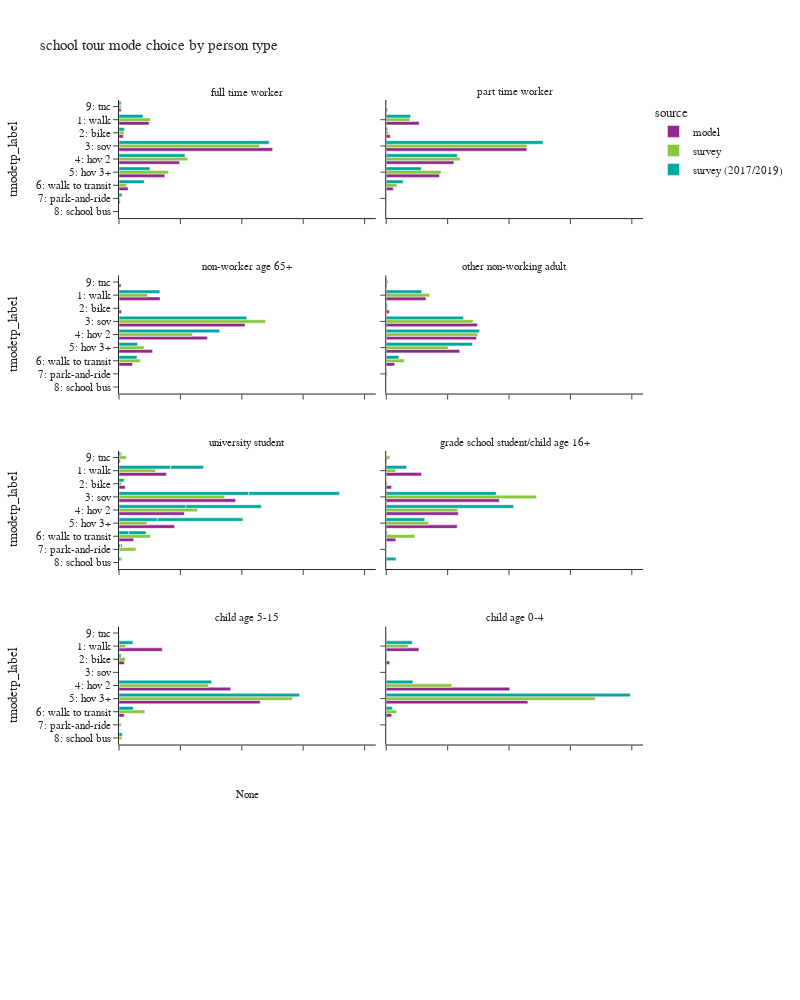

The cell this chart's notebook holds for it:
### Code cell
plot_mode_choice(sc_tour,"pptyp_label",
                 {"pptyp_label":["full time worker","part time worker","non-worker age 65+","other non-working adult",
                                 "university student","grade school student/child age 16+","child age 5-15","child age 0-4"],
                  "tmodetp_label":["1: walk","2: bike","3: sov","4: hov 2","5: hov 3+","6: walk to transit",
                                   "7: park-and-ride","8: school bus","9: other–survey only"]},
                 "person type",2,1000)

### Figure 1 — Plotly figure (JSON) as saved in the notebook; plotly's stock layout.template omitted (floating-point values rounded to 4 significant figures)
{"data": [{"alignmentgroup": "True", "customdata": [[53], [223369], [31866], [1137450], [448838], [339516], [67506], [8449], [16115]], "hovertemplate": "source=model<br>pptyp_label=full time worker<br>percentage=%{x}<br>tmodetp_label=%{y}<br>sample_count=%{customdata[0]}<extra></extra>", "legendgroup": "model", "marker": {"color": "#91268F", "pattern": {"shape": ""}}, "name": "model", "offsetgroup": "model", "orientation": "h", "showlegend": true, "textposition": "auto", "type": "bar", "x": [2.332e-05, 0.09826, 0.01402, 0.5004, 0.1975, 0.1494, 0.0297, 0.003717, 0.007089], "xaxis": "x9", "y": [null, "1: walk", "2: bike", "3: sov", "4: hov 2", "5: hov 3+", "6: walk to transit", "7: park-and-ride", "9: tnc"], "yaxis": "y9"}, {"alignmentgroup": "True", "customdata": [[20], [59099], [6983], [252300], [121331], [95538], [12665], [656], [2348]], "hovertemplate": "source=model<br>pptyp_label=part time worker<br>percentage=%{x}<br>tmodetp_label=%{y}<br>sample_count=%{customdata[0]}<extra></extra>", "legendgroup": "model", "marker": {"color": "#91268F", "pattern": {"shape": ""}}, "name": "model", "offsetgroup": "model", "orientation": "h", "showlegend": false, "textposition": "auto", "type": "bar", "x": [3.63e-05, 0.1073, 0.01267, 0.4579, 0.2202, 0.1734, 0.02299, 0.001191, 0.004262], "xaxis": "x10", "y": [null, "1: walk", "2: bike", "3: sov", "4: hov 2", "5: hov 3+", "6: walk to transit", "7: park-and-ride", "9: tnc"], "yaxis": "y10"}, {"alignmentgroup": "True", "customdata": [[90429], [5570], [277378], [194488], [74013], [29720], [4364]], "hovertemplate": "source=model<br>pptyp_label=non-worker age 65+<br>percentage=%{x}<br>tmodetp_label=%{y}<br>sample_count=%{customdata[0]}<extra></extra>", "legendgroup": "model", "marker": {"color": "#91268F", "pattern": {"shape": ""}}, "name": "model", "offsetgroup": "model", "orientation": "h", "showlegend": false, "textposition": "auto", "type": "bar", "x": [0.1338, 0.00824, 0.4103, 0.2877, 0.1095, 0.04397, 0.006456], "xaxis": "x7", "y": ["1: walk", "2: bike", "3: sov", "4: hov 2", "5: hov 3+", "6: walk to transit", "9: tnc"], "yaxis": "y7"}, {"alignmentgroup": "True", "customdata": [[115604], [8902], [265183], [262404], [213595], [24563], [2194]], "hovertemplate": "source=model<br>pptyp_label=other non-working adult<br>percentage=%{x}<br>tmodetp_label=%{y}<br>sample_count=%{customdata[0]}<extra></extra>", "legendgroup": "model", "marker": {"color": "#91268F", "pattern": {"shape": ""}}, "name": "model", "offsetgroup": "model", "orientation": "h", "showlegend": false, "textposition": "auto", "type": "bar", "x": [0.1295, 0.009975, 0.2971, 0.294, 0.2393, 0.02752, 0.002458], "xaxis": "x8", "y": ["1: walk", "2: bike", "3: sov", "4: hov 2", "5: hov 3+", "6: walk to transit", "9: tnc"], "yaxis": "y8"}, {"alignmentgroup": "True", "customdata": [[14458], [1864], [35579], [19949], [16945], [4484], [50], [385]], "hovertemplate": "source=model<br>pptyp_label=university student<br>percentage=%{x}<br>tmodetp_label=%{y}<br>sample_count=%{customdata[0]}<extra></extra>", "legendgroup": "model", "marker": {"color": "#91268F", "pattern": {"shape": ""}}, "name": "model", "offsetgroup": "model", "orientation": "h", "showlegend": false, "textposition": "auto", "type": "bar", "x": [0.1543, 0.01989, 0.3797, 0.2129, 0.1808, 0.04785, 0.0005335, 0.004108], "xaxis": "x5", "y": ["1: walk", "2: bike", "3: sov", "4: hov 2", "5: hov 3+", "6: walk to transit", "7: park-and-ride", "9: tnc"], "yaxis": "y5"}, {"alignmentgroup": "True", "customdata": [[11136], [1680], [35710], [22747], [22425], [3036], [24], [205]], "hovertemplate": "source=model<br>pptyp_label=grade school student/child age 16+<br>percentage=%{x}<br>tmodetp_label=%{y}<br>sample_count=%{customdata[0]}<extra></extra>", "legendgroup": "model", "marker": {"color": "#91268F", "pattern": {"shape": ""}}, "name": "model", "offsetgroup": "model", "orientation": "h", "showlegend": false, "textposition": "auto", "type": "bar", "x": [0.1148, 0.01733, 0.3683, 0.2346, 0.2313, 0.03131, 0.0002475, 0.002114], "xaxis": "x6", "y": ["1: walk", "2: bike", "3: sov", "4: hov 2", "5: hov 3+", "6: walk to transit", "7: park-and-ride", "9: tnc"], "yaxis": "y6"}, {"alignmentgroup": "True", "customdata": [[25], [28332], [3511], [73230], [92534], [3413], [207]], "hovertemplate": "source=model<br>pptyp_label=child age 5-15<br>percentage=%{x}<br>tmodetp_label=%{y}<br>sample_count=%{customdata[0]}<extra></extra>", "legendgroup": "model", "marker": {"color": "#91268F", "pattern": {"shape": ""}}, "name": "model", "offsetgroup": "model", "orientation": "h", "showlegend": false, "textposition": "auto", "type": "bar", "x": [0.0001242, 0.1408, 0.01745, 0.3639, 0.4598, 0.01696, 0.001029], "xaxis": "x3", "y": [null, "1: walk", "2: bike", "4: hov 2", "5: hov 3+", "6: walk to transit", "9: tnc"], "yaxis": "y3"}, {"alignmentgroup": "True", "customdata": [[6], [19486], [2025], [73538], [84374], [3291], [153]], "hovertemplate": "source=model<br>pptyp_label=child age 0-4<br>percentage=%{x}<br>tmodetp_label=%{y}<br>sample_count=%{customdata[0]}<extra></extra>", "legendgroup": "model", "marker": {"color": "#91268F", "pattern": {"shape": ""}}, "name": "model", "offsetgroup": "model", "orientation": "h", "showlegend": false, "textposition": "auto", "type": "bar", "x": [3.281e-05, 0.1066, 0.01107, 0.4021, 0.4614, 0.018, 0.0008366], "xaxis": "x4", "y": [null, "1: walk", "2: bike", "4: hov 2", "5: hov 3+", "6: walk to transit", "9: tnc"], "yaxis": "y4"}, {"alignmentgroup": "True", "customdata": [[15], [620], [153], [1294], [524], [285], [260], [18], [26]], "hovertemplate": "source=survey<br>pptyp_label=full time worker<br>percentage=%{x}<br>tmodetp_label=%{y}<br>sample_count=%{customdata[0]}<extra></extra>", "legendgroup": "survey", "marker": {"color": "#8CC63E", "pattern": {"shape": ""}}, "name": "survey", "offsetgroup": "survey", "orientation": "h", "showlegend": true, "textposition": "auto", "type": "bar", "x": [0.005272, 0.1018, 0.01666, 0.4576, 0.2236, 0.1612, 0.02403, 0.003065, 0.006888], "xaxis": "x9", "y": [null, "1: walk", "2: bike", "3: sov", "4: hov 2", "5: hov 3+", "6: walk to transit", "7: park-and-ride", "9: tnc"], "yaxis": "y9"}, {"alignmentgroup": "True", "customdata": [[106], [20], [305], [132], [85], [54], [2], [3]], "hovertemplate": "source=survey<br>pptyp_label=part time worker<br>percentage=%{x}<br>tmodetp_label=%{y}<br>sample_count=%{customdata[0]}<extra></extra>", "legendgroup": "survey", "marker": {"color": "#8CC63E", "pattern": {"shape": ""}}, "name": "survey", "offsetgroup": "survey", "orientation": "h", "showlegend": false, "textposition": "auto", "type": "bar", "x": [0.07689, 0.007464, 0.4581, 0.2408, 0.1786, 0.03536, 0.002513, 0.0003383], "xaxis": "x10", "y": ["1: walk", "2: bike", "3: sov", "4: hov 2", "5: hov 3+", "6: walk to transit", "7: park-and-ride", "9: tnc"], "yaxis": "y10"}, {"alignmentgroup": "True", "customdata": [[13], [164], [11], [442], [294], [81], [58], [4], [1]], "hovertemplate": "source=survey<br>pptyp_label=non-worker age 65+<br>percentage=%{x}<br>tmodetp_label=%{y}<br>sample_count=%{customdata[0]}<extra></extra>", "legendgroup": "survey", "marker": {"color": "#8CC63E", "pattern": {"shape": ""}}, "name": "survey", "offsetgroup": "survey", "orientation": "h", "showlegend": false, "textposition": "auto", "type": "bar", "x": [0.03613, 0.0926, 0.002987, 0.4774, 0.2392, 0.08178, 0.06916, 0.0005537, 0.0001239], "xaxis": "x7", "y": [null, "1: walk", "2: bike", "3: sov", "4: hov 2", "5: hov 3+", "6: walk to transit", "7: park-and-ride", "9: tnc"], "yaxis": "y7"}, {"alignmentgroup": "True", "customdata": [[6], [210], [24], [330], [268], [150], [68], [6], [1], [7]], "hovertemplate": "source=survey<br>pptyp_label=other non-working adult<br>percentage=%{x}<br>tmodetp_label=%{y}<br>sample_count=%{customdata[0]}<extra></extra>", "legendgroup": "survey", "marker": {"color": "#8CC63E", "pattern": {"shape": ""}}, "name": "survey", "offsetgroup": "survey", "orientation": "h", "showlegend": false, "textposition": "auto", "type": "bar", "x": [0.001285, 0.1417, 0.004591, 0.2831, 0.2983, 0.2018, 0.05865, 0.00457, 0.0002532, 0.005795], "xaxis": "x8", "y": [null, "1: walk", "2: bike", "3: sov", "4: hov 2", "5: hov 3+", "6: walk to transit", "7: park-and-ride", "8: school bus", "9: tnc"], "yaxis": "y8"}, {"alignmentgroup": "True", "customdata": [[46], [7], [43], [22], [6], [22], [4], [2]], "hovertemplate": "source=survey<br>pptyp_label=university student<br>percentage=%{x}<br>tmodetp_label=%{y}<br>sample_count=%{customdata[0]}<extra></extra>", "legendgroup": "survey", "marker": {"color": "#8CC63E", "pattern": {"shape": ""}}, "name": "survey", "offsetgroup": "survey", "orientation": "h", "showlegend": false, "textposition": "auto", "type": "bar", "x": [0.1195, 0.008383, 0.3441, 0.2558, 0.09128, 0.102, 0.05507, 0.02398], "xaxis": "x5", "y": ["1: walk", "2: bike", "3: sov", "4: hov 2", "5: hov 3+", "6: walk to transit", "7: park-and-ride", "9: tnc"], "yaxis": "y5"}, {"alignmentgroup": "True", "customdata": [[6], [3], [22], [14], [17], [3], [1], [1]], "hovertemplate": "source=survey<br>pptyp_label=grade school student/child age 16+<br>percentage=%{x}<br>tmodetp_label=%{y}<br>sample_count=%{customdata[0]}<extra></extra>", "legendgroup": "survey", "marker": {"color": "#8CC63E", "pattern": {"shape": ""}}, "name": "survey", "offsetgroup": "survey", "orientation": "h", "showlegend": false, "textposition": "auto", "type": "bar", "x": [0.03027, 0.003838, 0.4898, 0.2329, 0.1376, 0.09343, 0.0002864, 0.01195], "xaxis": "x6", "y": ["1: walk", "2: bike", "3: sov", "4: hov 2", "5: hov 3+", "6: walk to transit", "8: school bus", "9: tnc"], "yaxis": "y6"}, {"alignmentgroup": "True", "customdata": [[14], [4], [1], [55], [138], [7], [1], [6]], "hovertemplate": "source=survey<br>pptyp_label=child age 5-15<br>percentage=%{x}<br>tmodetp_label=%{y}<br>sample_count=%{customdata[0]}<extra></extra>", "legendgroup": "survey", "marker": {"color": "#8CC63E", "pattern": {"shape": ""}}, "name": "survey", "offsetgroup": "survey", "orientation": "h", "showlegend": false, "textposition": "auto", "type": "bar", "x": [0.02078, 0.02098, 0.000508, 0.2914, 0.5655, 0.08434, 0.007397, 0.009027], "xaxis": "x3", "y": ["1: walk", "2: bike", "3: sov", "4: hov 2", "5: hov 3+", "6: walk to transit", "7: park-and-ride", "8: school bus"], "yaxis": "y3"}, {"alignmentgroup": "True", "customdata": [[33], [1], [28], [107], [1], [1]], "hovertemplate": "source=survey<br>pptyp_label=child age 0-4<br>percentage=%{x}<br>tmodetp_label=%{y}<br>sample_count=%{customdata[0]}<extra></extra>", "legendgroup": "survey", "marker": {"color": "#8CC63E", "pattern": {"shape": ""}}, "name": "survey", "offsetgroup": "survey", "orientation": "h", "showlegend": false, "textposition": "auto", "type": "bar", "x": [0.07127, 0.0003056, 0.2136, 0.681, 0.03364, 0.0002104], "xaxis": "x4", "y": ["1: walk", "2: bike", "4: hov 2", "5: hov 3+", "6: walk to transit", "7: park-and-ride"], "yaxis": "y4"}, {"alignmentgroup": "True", "customdata": [[34], [1219], [204], [2450], [1059], [434], [1495], [83], [2], [92]], "hovertemplate": "source=survey (2017/2019)<br>pptyp_label=full time worker<br>percentage=%{x}<br>tmodetp_label=%{y}<br>sample_count=%{customdata[0]}<extra></extra>", "legendgroup": "survey (2017/2019)", "marker": {"color": "#00A7A0", "pattern": {"shape": ""}}, "name": "survey (2017/2019)", "offsetgroup": "survey (2017/2019)", "orientation": "h", "showlegend": true, "textposition": "auto", "type": "bar", "x": [0.0005419, 0.07831, 0.01724, 0.4892, 0.2151, 0.1007, 0.08208, 0.0097, 0.0001775, 0.006894], "xaxis": "x9", "y": [null, "1: walk", "2: bike", "3: sov", "4: hov 2", "5: hov 3+", "6: walk to transit", "7: park-and-ride", "8: school bus", "9: tnc"], "yaxis": "y9"}, {"alignmentgroup": "True", "customdata": [[8], [268], [40], [510], [262], [144], [197], [6], [2], [14]], "hovertemplate": "source=survey (2017/2019)<br>pptyp_label=part time worker<br>percentage=%{x}<br>tmodetp_label=%{y}<br>sample_count=%{customdata[0]}<extra></extra>", "legendgroup": "survey (2017/2019)", "marker": {"color": "#00A7A0", "pattern": {"shape": ""}}, "name": "survey (2017/2019)", "offsetgroup": "survey (2017/2019)", "orientation": "h", "showlegend": false, "textposition": "auto", "type": "bar", "x": [0.0005461, 0.07942, 0.004674, 0.511, 0.2318, 0.1142, 0.0549, 0.002001, 0.0001263, 0.001271], "xaxis": "x10", "y": [null, "1: walk", "2: bike", "3: sov", "4: hov 2", "5: hov 3+", "6: walk to transit", "7: park-and-ride", "8: school bus", "9: tnc"], "yaxis": "y10"}, {"alignmentgroup": "True", "customdata": [[2], [327], [17], [620], [394], [78], [136], [10], [3]], "hovertemplate": "source=survey (2017/2019)<br>pptyp_label=non-worker age 65+<br>percentage=%{x}<br>tmodetp_label=%{y}<br>sample_count=%{customdata[0]}<extra></extra>", "legendgroup": "survey (2017/2019)", "marker": {"color": "#00A7A0", "pattern": {"shape": ""}}, "name": "survey (2017/2019)", "offsetgroup": "survey (2017/2019)", "orientation": "h", "showlegend": false, "textposition": "auto", "type": "bar", "x": [4.315e-05, 0.133, 0.00136, 0.4161, 0.3283, 0.06042, 0.05855, 0.002172, 6.343e-05], "xaxis": "x7", "y": [null, "1: walk", "2: bike", "3: sov", "4: hov 2", "5: hov 3+", "6: walk to transit", "7: park-and-ride", "9: tnc"], "yaxis": "y7"}, {"alignmentgroup": "True", "customdata": [[5], [527], [37], [501], [522], [311], [213], [6], [2], [21]], "hovertemplate": "source=survey (2017/2019)<br>pptyp_label=other non-working adult<br>percentage=%{x}<br>tmodetp_label=%{y}<br>sample_count=%{customdata[0]}<extra></extra>", "legendgroup": "survey (2017/2019)", "marker": {"color": "#00A7A0", "pattern": {"shape": ""}}, "name": "survey (2017/2019)", "offsetgroup": "survey (2017/2019)", "orientation": "h", "showlegend": false, "textposition": "auto", "type": "bar", "x": [0.0005647, 0.1156, 0.003904, 0.2514, 0.304, 0.2804, 0.04119, 0.001091, 0.0001609, 0.001674], "xaxis": "x8", "y": [null, "1: walk", "2: bike", "3: sov", "4: hov 2", "5: hov 3+", "6: walk to transit", "7: park-and-ride", "8: school bus", "9: tnc"], "yaxis": "y8"}, {"alignmentgroup": "True", "customdata": [[12], [861], [84], [1101], [500], [146], [234], [14], [2], [18], [132], [1453], [69], [2160], [1505], [1029], [1297], [25], [21], [121]], "hovertemplate": "source=survey (2017/2019)<br>pptyp_label=university student<br>percentage=%{x}<br>tmodetp_label=%{y}<br>sample_count=%{customdata[0]}<extra></extra>", "legendgroup": "survey (2017/2019)", "marker": {"color": "#00A7A0", "pattern": {"shape": ""}}, "name": "survey (2017/2019)", "offsetgroup": "survey (2017/2019)", "orientation": "h", "showlegend": false, "textposition": "auto", "type": "bar", "x": [0.0004843, 0.1684, 0.01673, 0.4226, 0.2181, 0.1249, 0.03201, 0.005175, 0.006414, 0.005247, 0.005702, 0.1068, 0.0009727, 0.2958, 0.2453, 0.2781, 0.05594, 0.004788, 0.002712, 0.003794], "xaxis": "x5", "y": [null, "1: walk", "2: bike", "3: sov", "4: hov 2", "5: hov 3+", "6: walk to transit", "7: park-and-ride", "8: school bus", "9: tnc", null, "1: walk", "2: bike", "3: sov", "4: hov 2", "5: hov 3+", "6: walk to transit", "7: park-and-ride", "8: school bus", "9: tnc"], "yaxis": "y5"}, {"alignmentgroup": "True", "customdata": [[10], [16], [32], [9], [5], [2]], "hovertemplate": "source=survey (2017/2019)<br>pptyp_label=grade school student/child age 16+<br>percentage=%{x}<br>tmodetp_label=%{y}<br>sample_count=%{customdata[0]}<extra></extra>", "legendgroup": "survey (2017/2019)", "marker": {"color": "#00A7A0", "pattern": {"shape": ""}}, "name": "survey (2017/2019)", "offsetgroup": "survey (2017/2019)", "orientation": "h", "showlegend": false, "textposition": "auto", "type": "bar", "x": [0.06632, 0.3581, 0.4147, 0.1253, 0.003557, 0.03202], "xaxis": "x6", "y": ["1: walk", "3: sov", "4: hov 2", "5: hov 3+", "6: walk to transit", "8: school bus"], "yaxis": "y6"}, {"alignmentgroup": "True", "customdata": [[43], [5], [84], [196], [12], [8]], "hovertemplate": "source=survey (2017/2019)<br>pptyp_label=child age 5-15<br>percentage=%{x}<br>tmodetp_label=%{y}<br>sample_count=%{customdata[0]}<extra></extra>", "legendgroup": "survey (2017/2019)", "marker": {"color": "#00A7A0", "pattern": {"shape": ""}}, "name": "survey (2017/2019)", "offsetgroup": "survey (2017/2019)", "orientation": "h", "showlegend": false, "textposition": "auto", "type": "bar", "x": [0.0455, 0.006613, 0.302, 0.5885, 0.04662, 0.01074], "xaxis": "x3", "y": ["1: walk", "2: bike", "4: hov 2", "5: hov 3+", "6: walk to transit", "8: school bus"], "yaxis": "y3"}, {"alignmentgroup": "True", "customdata": [[2], [83], [9], [91], [241], [12]], "hovertemplate": "source=survey (2017/2019)<br>pptyp_label=child age 0-4<br>percentage=%{x}<br>tmodetp_label=%{y}<br>sample_count=%{customdata[0]}<extra></extra>", "legendgroup": "survey (2017/2019)", "marker": {"color": "#00A7A0", "pattern": {"shape": ""}}, "name": "survey (2017/2019)", "offsetgroup": "survey (2017/2019)", "orientation": "h", "showlegend": false, "textposition": "auto", "type": "bar", "x": [0.01167, 0.08483, 0.002551, 0.08684, 0.7946, 0.01955], "xaxis": "x4", "y": [null, "1: walk", "2: bike", "4: hov 2", "5: hov 3+", "6: walk to transit"], "yaxis": "y4"}], "layout": {"annotations": [{"font": {}, "showarrow": false, "text": "None", "x": 0.245, "xanchor": "center", "xref": "paper", "y": 0.144, "yanchor": "bottom", "yref": "paper"}, {"font": {}, "showarrow": false, "text": "child age 5-15", "x": 0.245, "xanchor": "center", "xref": "paper", "y": 0.358, "yanchor": "bottom", "yref": "paper"}, {"font": {}, "showarrow": false, "text": "child age 0-4", "x": 0.755, "xanchor": "center", "xref": "paper", "y": 0.358, "yanchor": "bottom", "yref": "paper"}, {"font": {}, "showarrow": false, "text": "university student", "x": 0.245, "xanchor": "center", "xref": "paper", "y": 0.572, "yanchor": "bottom", "yref": "paper"}, {"font": {}, "showarrow": false, "text": "grade school student/child age 16+", "x": 0.755, "xanchor": "center", "xref": "paper", "y": 0.572, "yanchor": "bottom", "yref": "paper"}, {"font": {}, "showarrow": false, "text": "non-worker age 65+", "x": 0.245, "xanchor": "center", "xref": "paper", "y": 0.786, "yanchor": "bottom", "yref": "paper"}, {"font": {}, "showarrow": false, "text": "other non-working adult", "x": 0.755, "xanchor": "center", "xref": "paper", "y": 0.786, "yanchor": "bottom", "yref": "paper"}, {"font": {}, "showarrow": false, "text": "full time worker", "x": 0.245, "xanchor": "center", "xref": "paper", "y": 1.0, "yanchor": "bottom", "yref": "paper"}, {"font": {}, "showarrow": false, "text": "part time worker", "x": 0.755, "xanchor": "center", "xref": "paper", "y": 1.0, "yanchor": "bottom", "yref": "paper"}], "barmode": "group", "height": 1000, "legend": {"title": {"text": "source"}, "tracegroupgap": 0}, "title": {"text": "school tour mode choice by person type"}, "width": 800, "xaxis": {"anchor": "y", "domain": [0.0, 0.49], "tickformat": ".1%", "title": {"text": "percentage"}}, "xaxis10": {"anchor": "y10", "domain": [0.51, 1.0], "matches": "x", "showticklabels": false, "tickformat": ".1%"}, "xaxis2": {"anchor": "y2", "domain": [0.51, 1.0], "matches": "x", "tickformat": ".1%", "title": {"text": "percentage"}}, "xaxis3": {"anchor": "y3", "domain": [0.0, 0.49], "matches": "x", "showticklabels": false, "tickformat": ".1%"}, "xaxis4": {"anchor": "y4", "domain": [0.51, 1.0], "matches": "x", "showticklabels": false, "tickformat": ".1%"}, "xaxis5": {"anchor": "y5", "domain": [0.0, 0.49], "matches": "x", "showticklabels": false, "tickformat": ".1%"}, "xaxis6": {"anchor": "y6", "domain": [0.51, 1.0], "matches": "x", "showticklabels": false, "tickformat": ".1%"}, "xaxis7": {"anchor": "y7", "domain": [0.0, 0.49], "matches": "x", "showticklabels": false, "tickformat": ".1%"}, "xaxis8": {"anchor": "y8", "domain": [0.51, 1.0], "matches": "x", "showticklabels": false, "tickformat": ".1%"}, "xaxis9": {"anchor": "y9", "domain": [0.0, 0.49], "matches": "x", "showticklabels": false, "tickformat": ".1%"}, "yaxis": {"anchor": "x", "categoryarray": ["9: other–survey only", "8: school bus", "7: park-and-ride", "6: walk to transit", "5: hov 3+", "4: hov 2", "3: sov", "2: bike", "1: walk"], "categoryorder": "array", "domain": [0.0, 0.144], "title": {"text": "tmodetp_label"}}, "yaxis10": {"anchor": "x10", "domain": [0.856, 1.0], "matches": "y", "showticklabels": false}, "yaxis2": {"anchor": "x2", "domain": [0.0, 0.144], "matches": "y", "showticklabels": false}, "yaxis3": {"anchor": "x3", "categoryarray": ["9: other–survey only", "8: school bus", "7: park-and-ride", "6: walk to transit", "5: hov 3+", "4: hov 2", "3: sov", "2: bike", "1: walk"], "categoryorder": "array", "domain": [0.214, 0.358], "matches": "y", "title": {"text": "tmodetp_label"}}, "yaxis4": {"anchor": "x4", "domain": [0.214, 0.358], "matches": "y", "showticklabels": false}, "yaxis5": {"anchor": "x5", "categoryarray": ["9: other–survey only", "8: school bus", "7: park-and-ride", "6: walk to transit", "5: hov 3+", "4: hov 2", "3: sov", "2: bike", "1: walk"], "categoryorder": "array", "domain": [0.428, 0.572], "matches": "y", "title": {"text": "tmodetp_label"}}, "yaxis6": {"anchor": "x6", "domain": [0.428, 0.572], "matches": "y", "showticklabels": false}, "yaxis7": {"anchor": "x7", "categoryarray": ["9: other–survey only", "8: school bus", "7: park-and-ride", "6: walk to transit", "5: hov 3+", "4: hov 2", "3: sov", "2: bike", "1: walk"], "categoryorder": "array", "domain": [0.642, 0.786], "matches": "y", "title": {"text": "tmodetp_label"}}, "yaxis8": {"anchor": "x8", "domain": [0.642, 0.786], "matches": "y", "showticklabels": false}, "yaxis9": {"anchor": "x9", "categoryarray": ["9: other–survey only", "8: school bus", "7: park-and-ride", "6: walk to transit", "5: hov 3+", "4: hov 2", "3: sov", "2: bike", "1: walk"], "categoryorder": "array", "domain": [0.856, 1.0], "matches": "y", "title": {"text": "tmodetp_label"}}}}
